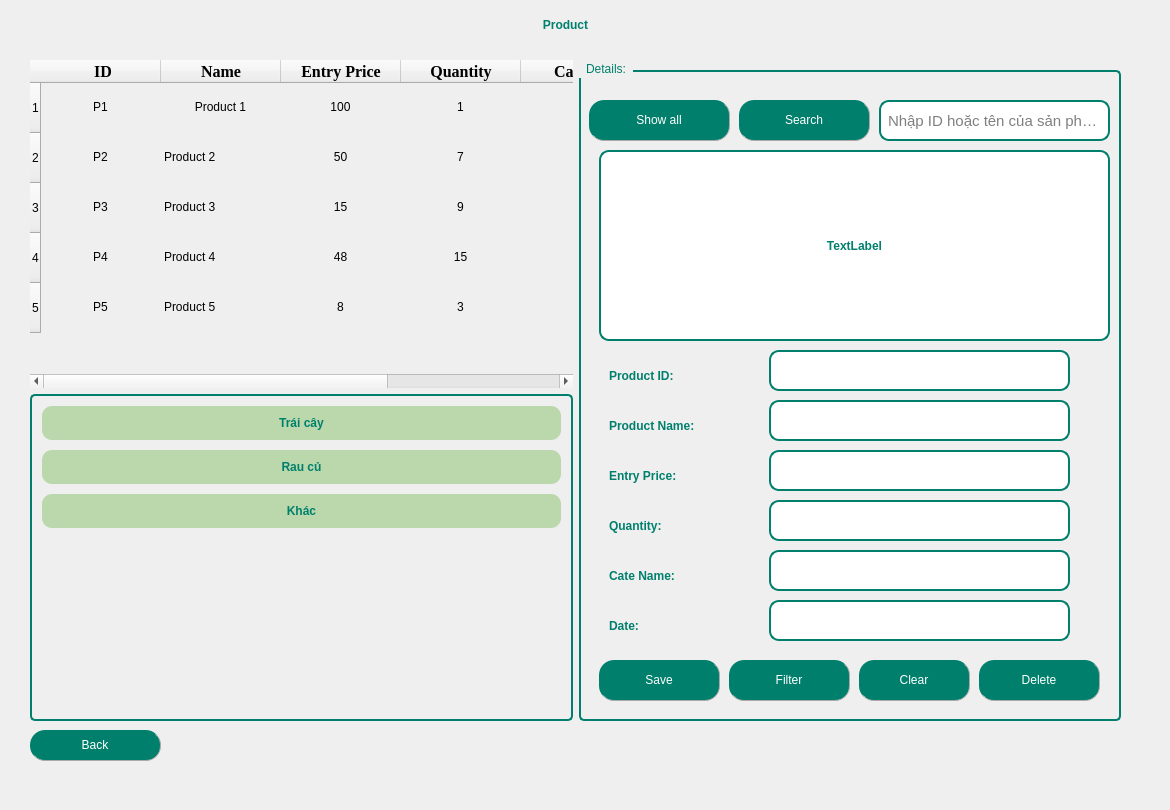
  <widget class="QWidget" name="centralwidget">
   <widget class="QLabel" name="label">
    <property name="geometry">
     <rect>
      <x>30</x>
      <y>0</y>
      <width>1071</width>
      <height>50</height>
     </rect>
    </property>
    <property name="sizePolicy">
     <sizepolicy hsizetype="Expanding" vsizetype="Expanding">
      <horstretch>0</horstretch>
      <verstretch>0</verstretch>
     </sizepolicy>
    </property>
    <property name="maximumSize">
     <size>
      <width>16777215</width>
      <height>50</height>
     </size>
    </property>
    <property name="focusPolicy">
     <enum>Qt::NoFocus</enum>
    </property>
    <property name="autoFillBackground">
     <bool>false</bool>
    </property>
    <property name="styleSheet">
     <string notr="true">QLabel {
	font: bold 22pt &quot;Tahoma&quot;;        /* Cỡ chữ */
    color: #00806c;             /* Màu chữ */
    font-weight: bold;      /* Chữ đậm */

}
</string>
    </property>
    <property name="frameShape">
     <enum>QFrame::NoFrame</enum>
    </property>
    <property name="frameShadow">
     <enum>QFrame::Plain</enum>
    </property>
    <property name="text">
     <string>Product</string>
    </property>
    <property name="scaledContents">
     <bool>false</bool>
    </property>
    <property name="alignment">
     <set>Qt::AlignCenter</set>
    </property>
   </widget>
   <widget class="QLabel" name="labelBackground">
    <property name="geometry">
     <rect>
      <x>0</x>
      <y>-30</y>
      <width>1161</width>
      <height>801</height>
     </rect>
    </property>
    <property name="text">
     <string/>
    </property>
    <property name="textFormat">
     <enum>Qt::PlainText</enum>
    </property>
    <property name="pixmap">
     <pixmap>../images_product/backgrproduct.gif</pixmap>
    </property>
    <property name="scaledContents">
     <bool>true</bool>
    </property>
   </widget>
   <widget class="QPushButton" name="pushButtonBack">
    <property name="geometry">
     <rect>
      <x>30</x>
      <y>730</y>
      <width>131</width>
      <height>31</height>
     </rect>
    </property>
    <property name="styleSheet">
     <string notr="true">QPushButton{
        border-radius: 15px;
		border-right: 1px solid #aaaaaa;
		border-bottom: 1px solid #aaaaaa;
		font: bold 12pt &quot;Tahoma&quot;; /* Chữ in đậm */

}

QPushButton:enabled {
		background-color: #00806c;
		color: White;
}

QPushButton:pressed {
		background-color: #dfc456;
		color: #fffffe;
}


QPushButton:hover:!pressed {
		background-color: #86ad6f;
		color: #0c2f70;
}

QPushButton:disabled {
		background-color: #aaaaaa;
		color: #ffffff;
}
</string>
    </property>
    <property name="text">
     <string>Back</string>
    </property>
    <property name="icon">
     <iconset>
      <normaloff>../images_product/all.png</normaloff>../images_product/all.png</iconset>
    </property>
    <property name="iconSize">
     <size>
      <width>25</width>
      <height>25</height>
     </size>
    </property>
    <property name="checkable">
     <bool>false</bool>
    </property>
    <property name="autoRepeat">
     <bool>false</bool>
    </property>
   </widget>
   <widget class="QWidget" name="horizontalLayoutWidget">
    <property name="geometry">
     <rect>
      <x>30</x>
      <y>60</y>
      <width>1091</width>
      <height>661</height>
     </rect>
    </property>
    <layout class="QHBoxLayout" name="horizontalLayout">
     <property name="sizeConstraint">
      <enum>QLayout::SetMaximumSize</enum>
     </property>
     <item>
      <layout class="QVBoxLayout" name="verticalLayout_3">
       <item>
        <widget class="QTableWidget" name="tableWidgetProduct">
         <property name="enabled">
          <bool>true</bool>
         </property>
         <property name="maximumSize">
          <size>
           <width>700</width>
           <height>900</height>
          </size>
         </property>
         <property name="styleSheet">
          <string notr="true">QTableWidget {
    font: 11pt &quot;Tahoma&quot;;
    background: transparent;
}

QTableWidget::item:hover {
    background-color: white; /* Màu xanh nhạt khi di chuột */
}

QHeaderView::section:hover {
    background-color: #AED6F1; /* Màu xanh dương nhạt khi di chuột vào tiêu đề */
}
</string>
         </property>
         <property name="frameShape">
          <enum>QFrame::NoFrame</enum>
         </property>
         <property name="frameShadow">
          <enum>QFrame::Plain</enum>
         </property>
         <property name="horizontalScrollBarPolicy">
          <enum>Qt::ScrollBarAsNeeded</enum>
         </property>
         <property name="sizeAdjustPolicy">
          <enum>QAbstractScrollArea::AdjustIgnored</enum>
         </property>
         <property name="alternatingRowColors">
          <bool>false</bool>
         </property>
         <property name="selectionMode">
          <enum>QAbstractItemView::ContiguousSelection</enum>
         </property>
         <property name="selectionBehavior">
          <enum>QAbstractItemView::SelectRows</enum>
         </property>
         <property name="verticalScrollMode">
          <enum>QAbstractItemView::ScrollPerItem</enum>
         </property>
         <property name="showGrid">
          <bool>true</bool>
         </property>
         <property name="gridStyle">
          <enum>Qt::SolidLine</enum>
         </property>
         <property name="sortingEnabled">
          <bool>false</bool>
         </property>
         <property name="wordWrap">
          <bool>true</bool>
         </property>
         <property name="cornerButtonEnabled">
          <bool>true</bool>
         </property>
         <attribute name="horizontalHeaderVisible">
          <bool>true</bool>
         </attribute>
         <attribute name="horizontalHeaderCascadingSectionResizes">
          <bool>false</bool>
         </attribute>
         <attribute name="horizontalHeaderDefaultSectionSize">
          <number>120</number>
         </attribute>
         <attribute name="horizontalHeaderHighlightSections">
          <bool>true</bool>
         </attribute>
         <attribute name="horizontalHeaderMinimumSectionSize">
          <number>70</number>
         </attribute>
         <attribute name="verticalHeaderVisible">
          <bool>true</bool>
         </attribute>
         <attribute name="verticalHeaderCascadingSectionResizes">
          <bool>false</bool>
         </attribute>
         <attribute name="verticalHeaderDefaultSectionSize">
          <number>50</number>
         </attribute>
         <attribute name="verticalHeaderHighlightSections">
          <bool>true</bool>
         </attribute>
         <attribute name="verticalHeaderMinimumSectionSize">
          <number>50</number>
         </attribute>
         <attribute name="verticalHeaderShowSortIndicator" stdset="0">
          <bool>false</bool>
         </attribute>
         <attribute name="verticalHeaderStretchLastSection">
          <bool>false</bool>
         </attribute>
         <row>
          <property name="text">
           <string>1</string>
          </property>
         </row>
         <row>
          <property name="text">
           <string>2</string>
          </property>
         </row>
         <row>
          <property name="text">
           <string>3</string>
          </property>
         </row>
         <row>
          <property name="text">
           <string>4</string>
          </property>
         </row>
         <row>
          <property name="text">
           <string>5</string>
          </property>
         </row>
         <column>
          <property name="text">
           <string> ID</string>
          </property>
          <property name="font">
           <font>
            <family>Times New Roman</family>
            <pointsize>12</pointsize>
            <weight>75</weight>
            <bold>true</bold>
           </font>
          </property>
          <property name="textAlignment">
           <set>AlignCenter</set>
          </property>
          <property name="background">
           <color>
            <red>255</red>
            <green>255</green>
            <blue>255</blue>
           </color>
          </property>
         </column>
         <column>
          <property name="text">
           <string>Name</string>
          </property>
          <property name="font">
           <font>
            <family>Times New Roman</family>
            <pointsize>12</pointsize>
            <weight>75</weight>
            <bold>true</bold>
           </font>
          </property>
          <property name="textAlignment">
           <set>AlignCenter</set>
          </property>
         </column>
         <column>
          <property name="text">
           <string>Entry Price</string>
          </property>
          <property name="font">
           <font>
            <family>Times New Roman</family>
            <pointsize>12</pointsize>
            <weight>75</weight>
            <bold>true</bold>
           </font>
          </property>
          <property name="textAlignment">
           <set>AlignCenter</set>
          </property>
         </column>
         <column>
          <property name="text">
           <string>Quantity</string>
          </property>
          <property name="font">
           <font>
            <family>Times New Roman</family>
            <pointsize>12</pointsize>
            <weight>75</weight>
            <bold>true</bold>
           </font>
          </property>
          <property name="textAlignment">
           <set>AlignCenter</set>
          </property>
         </column>
         <column>
          <property name="text">
           <string>Cate ID</string>
          </property>
          <property name="font">
           <font>
            <family>Times New Roman</family>
            <pointsize>12</pointsize>
            <weight>75</weight>
            <bold>true</bold>
           </font>
          </property>
          <property name="textAlignment">
           <set>AlignCenter</set>
          </property>
         </column>
         <column>
          <property name="text">
           <string>Date</string>
          </property>
          <property name="font">
           <font>
            <family>Times New Roman</family>
            <pointsize>12</pointsize>
            <weight>75</weight>
            <bold>true</bold>
           </font>
          </property>
          <property name="textAlignment">
           <set>AlignCenter</set>
          </property>
         </column>
         <item row="0" column="0">
          <property name="text">
           <string>P1</string>
          </property>
          <property name="textAlignment">
           <set>AlignCenter</set>
          </property>
         </item>
         <item row="0" column="1">
          <property name="text">
           <string>Product 1</string>
          </property>
          <property name="textAlignment">
           <set>AlignCenter</set>
          </property>
         </item>
         <item row="0" column="2">
          <property name="text">
           <string>100</string>
          </property>
          <property name="textAlignment">
           <set>AlignCenter</set>
          </property>
         </item>
         <item row="0" column="3">
          <property name="text">
           <string>1</string>
          </property>
          <property name="textAlignment">
           <set>AlignCenter</set>
          </property>
         </item>
         <item row="0" column="4">
          <property name="text">
           <string>C1</string>
          </property>
          <property name="textAlignment">
           <set>AlignCenter</set>
          </property>
         </item>
         <item row="1" column="0">
          <property name="text">
           <string>P2</string>
          </property>
          <property name="textAlignment">
           <set>AlignCenter</set>
          </property>
         </item>
         <item row="1" column="1">
          <property name="text">
           <string>Product 2</string>
          </property>
         </item>
         <item row="1" column="2">
          <property name="text">
           <string>50</string>
          </property>
          <property name="textAlignment">
           <set>AlignCenter</set>
          </property>
         </item>
         <item row="1" column="3">
          <property name="text">
           <string>7</string>
          </property>
          <property name="textAlignment">
           <set>AlignCenter</set>
          </property>
         </item>
         <item row="1" column="4">
          <property name="text">
           <string>C2</string>
          </property>
          <property name="textAlignment">
           <set>AlignCenter</set>
          </property>
         </item>
         <item row="2" column="0">
          <property name="text">
           <string>P3</string>
          </property>
          <property name="textAlignment">
           <set>AlignCenter</set>
          </property>
         </item>
         <item row="2" column="1">
          <property name="text">
           <string>Product 3</string>
          </property>
         </item>
         <item row="2" column="2">
          <property name="text">
           <string>15</string>
          </property>
          <property name="textAlignment">
           <set>AlignCenter</set>
          </property>
         </item>
         <item row="2" column="3">
          <property name="text">
           <string>9</string>
          </property>
          <property name="textAlignment">
           <set>AlignCenter</set>
          </property>
         </item>
         <item row="2" column="4">
          <property name="text">
           <string>C2</string>
          </property>
          <property name="textAlignment">
           <set>AlignCenter</set>
          </property>
         </item>
         <item row="3" column="0">
          <property name="text">
           <string>P4</string>
          </property>
          <property name="textAlignment">
           <set>AlignCenter</set>
          </property>
         </item>
         <item row="3" column="1">
          <property name="text">
           <string>Product 4</string>
          </property>
         </item>
         <item row="3" column="2">
          <property name="text">
           <string>48</string>
          </property>
          <property name="textAlignment">
           <set>AlignCenter</set>
          </property>
         </item>
         <item row="3" column="3">
          <property name="text">
           <string>15</string>
          </property>
          <property name="textAlignment">
           <set>AlignCenter</set>
          </property>
         </item>
         <item row="3" column="4">
          <property name="text">
           <string>C3</string>
          </property>
          <property name="textAlignment">
           <set>AlignCenter</set>
          </property>
         </item>
         <item row="4" column="0">
          <property name="text">
           <string>P5</string>
          </property>
          <property name="textAlignment">
           <set>AlignCenter</set>
          </property>
         </item>
         <item row="4" column="1">
          <property name="text">
           <string>Product 5</string>
          </property>
         </item>
         <item row="4" column="2">
          <property name="text">
           <string>8</string>
          </property>
          <property name="textAlignment">
           <set>AlignCenter</set>
          </property>
         </item>
         <item row="4" column="3">
          <property name="text">
           <string>3</string>
          </property>
          <property name="textAlignment">
           <set>AlignCenter</set>
          </property>
         </item>
         <item row="4" column="4">
          <property name="text">
           <string>C1</string>
          </property>
          <property name="textAlignment">
           <set>AlignCenter</set>
          </property>
         </item>
        </widget>
       </item>
       <item>
        <widget class="QListWidget" name="listWidgetCategory">
         <property name="enabled">
          <bool>true</bool>
         </property>
         <property name="maximumSize">
          <size>
           <width>700</width>
           <height>500</height>
          </size>
         </property>
         <property name="styleSheet">
          <string notr="true">QListWidget {
    border: 2px solid #00806c;  /* Viền xanh đậm */
    border-radius: 5px;  /* Bo góc nhẹ */
	background: transparent;
    font: bold 12pt &quot;Tahoma&quot;; /* Font chữ đậm */
    color: #00806c; /* Chữ xanh đậm */
    padding: 5px;
}

QListWidget::item {
    padding: 10px;
    border-radius: 10px; /* Bo góc item */
    background-color: rgb(186, 216, 171); /* Màu xanh nhạt */
    color: #00806c; /* Chữ xanh đậm */
    margin: 5px;
    text-align: center;
    transition: background 0.2s ease-in-out, color 0.2s ease-in-out;
}

QListWidget::item:hover {
    background: white; /* Khi di chuột vào, nền trắng */
    color: #00806c; /* Giữ chữ xanh đậm */
}

QListWidget::item:selected,
QListWidget::item:selected:active {
    background: #00806c; /* Nền xanh đậm khi chọn */
    color: white; /* Chữ trắng nổi bật */
    font-weight: bold;
    border: none; /* Bỏ viền */
    outline: none; /* Không hiển thị đường viền focus */
}
</string>
         </property>
         <property name="frameShape">
          <enum>QFrame::NoFrame</enum>
         </property>
         <property name="verticalScrollBarPolicy">
          <enum>Qt::ScrollBarAsNeeded</enum>
         </property>
         <property name="horizontalScrollBarPolicy">
          <enum>Qt::ScrollBarAsNeeded</enum>
         </property>
         <property name="flow">
          <enum>QListView::TopToBottom</enum>
         </property>
         <item>
          <property name="text">
           <string>Trái cây</string>
          </property>
          <property name="font">
           <font>
            <family>Tahoma</family>
            <weight>75</weight>
            <bold>true</bold>
           </font>
          </property>
          <property name="textAlignment">
           <set>AlignCenter</set>
          </property>
         </item>
         <item>
          <property name="text">
           <string>Rau củ</string>
          </property>
          <property name="font">
           <font>
            <family>Tahoma</family>
            <weight>75</weight>
            <bold>true</bold>
           </font>
          </property>
          <property name="textAlignment">
           <set>AlignCenter</set>
          </property>
         </item>
         <item>
          <property name="text">
           <string>Khác</string>
          </property>
          <property name="font">
           <font>
            <family>Tahoma</family>
            <weight>75</weight>
            <bold>true</bold>
           </font>
          </property>
          <property name="textAlignment">
           <set>AlignCenter</set>
          </property>
         </item>
        </widget>
       </item>
      </layout>
     </item>
     <item>
      <widget class="QGroupBox" name="groupBox">
       <property name="sizePolicy">
        <sizepolicy hsizetype="Expanding" vsizetype="Expanding">
         <horstretch>0</horstretch>
         <verstretch>0</verstretch>
        </sizepolicy>
       </property>
       <property name="maximumSize">
        <size>
         <width>700</width>
         <height>700</height>
        </size>
       </property>
       <property name="styleSheet">
        <string notr="true">QGroupBox {
    border: 2px solid #00806c; /* Viền xanh đậm */
    border-radius: 5px; /* Bo góc nhẹ */
    margin-top: 10px; /* Đẩy tiêu đề lên trên viền */
    font: bold 14pt &quot;Tahoma&quot;; /* Chữ in đậm */
    color: #00806c; /* Màu chữ xanh ngọc */

}

QGroupBox::title {
    subcontrol-origin: margin;
    subcontrol-position: top left; /* Tiêu đề nằm góc trái */
    padding: 2px 5px;
    border-radius: 3px;
}
QLabel {
	font: bold 12pt &quot;Tahoma&quot;;        /* Cỡ chữ */
    color: #00806c;             /* Màu chữ */
    font-weight: bold;      /* Chữ đậm */

}
QLineEdit {
    border: 2px solid #00806c; /* Viền xanh lá đậm */
    border-radius: 10px;       /* Bo tròn góc */
    padding: 5px;              /* Khoảng cách nội dung với viền */
    background-color: white;   /* Nền trắng */
	 font-size: 15px;        /* Cỡ chữ */
}</string>
       </property>
       <property name="title">
        <string>Details:</string>
       </property>
       <property name="alignment">
        <set>Qt::AlignLeading|Qt::AlignLeft|Qt::AlignVCenter</set>
       </property>
       <widget class="QLabel" name="label_2">
        <property name="geometry">
         <rect>
          <x>30</x>
          <y>300</y>
          <width>131</width>
          <height>31</height>
         </rect>
        </property>
        <property name="text">
         <string>Product ID:</string>
        </property>
       </widget>
       <widget class="QLineEdit" name="lineEditProductID">
        <property name="geometry">
         <rect>
          <x>190</x>
          <y>290</y>
          <width>301</width>
          <height>41</height>
         </rect>
        </property>
        <property name="echoMode">
         <enum>QLineEdit::Normal</enum>
        </property>
        <property name="clearButtonEnabled">
         <bool>true</bool>
        </property>
       </widget>
       <widget class="QLabel" name="label_3">
        <property name="geometry">
         <rect>
          <x>30</x>
          <y>350</y>
          <width>151</width>
          <height>31</height>
         </rect>
        </property>
        <property name="text">
         <string>Product Name:</string>
        </property>
       </widget>
       <widget class="QLineEdit" name="lineEditProductName">
        <property name="geometry">
         <rect>
          <x>190</x>
          <y>340</y>
          <width>301</width>
          <height>41</height>
         </rect>
        </property>
        <property name="clearButtonEnabled">
         <bool>true</bool>
        </property>
       </widget>
       <widget class="QLineEdit" name="lineEditPrice">
        <property name="geometry">
         <rect>
          <x>190</x>
          <y>390</y>
          <width>301</width>
          <height>41</height>
         </rect>
        </property>
        <property name="clearButtonEnabled">
         <bool>true</bool>
        </property>
       </widget>
       <widget class="QLabel" name="label_4">
        <property name="geometry">
         <rect>
          <x>30</x>
          <y>400</y>
          <width>121</width>
          <height>31</height>
         </rect>
        </property>
        <property name="text">
         <string>Entry Price:</string>
        </property>
       </widget>
       <widget class="QLineEdit" name="lineEditQuantity">
        <property name="geometry">
         <rect>
          <x>190</x>
          <y>440</y>
          <width>301</width>
          <height>41</height>
         </rect>
        </property>
        <property name="clearButtonEnabled">
         <bool>true</bool>
        </property>
       </widget>
       <widget class="QLabel" name="label_5">
        <property name="geometry">
         <rect>
          <x>30</x>
          <y>450</y>
          <width>121</width>
          <height>31</height>
         </rect>
        </property>
        <property name="text">
         <string>Quantity:</string>
        </property>
       </widget>
       <widget class="QLineEdit" name="lineEditCateID">
        <property name="geometry">
         <rect>
          <x>190</x>
          <y>490</y>
          <width>301</width>
          <height>41</height>
         </rect>
        </property>
        <property name="clearButtonEnabled">
         <bool>true</bool>
        </property>
       </widget>
       <widget class="QLabel" name="label_6">
        <property name="geometry">
         <rect>
          <x>30</x>
          <y>500</y>
          <width>121</width>
          <height>31</height>
         </rect>
        </property>
        <property name="text">
         <string>Cate Name:</string>
        </property>
       </widget>
       <widget class="QPushButton" name="pushButtonSave">
        <property name="geometry">
         <rect>
          <x>20</x>
          <y>600</y>
          <width>121</width>
          <height>41</height>
         </rect>
        </property>
        <property name="styleSheet">
         <string notr="true">QPushButton{
        border-radius: 15px;
		border-right: 1px solid #aaaaaa;
		border-bottom: 1px solid #aaaaaa;
		font: bold 12pt &quot;Tahoma&quot;; /* Chữ in đậm */

}

QPushButton:enabled {
		background-color: #00806c;
		color: White;
}

QPushButton:pressed {
		background-color: #dfc456;
		color: #fffffe;
}


QPushButton:hover:!pressed {
		background-color: #86ad6f;
		color: #0c2f70;
}

QPushButton:disabled {
		background-color: #aaaaaa;
		color: #ffffff;
}
</string>
        </property>
        <property name="text">
         <string>Save</string>
        </property>
        <property name="icon">
         <iconset>
          <normaloff>../images_product/save (2).png</normaloff>../images_product/save (2).png</iconset>
        </property>
        <property name="iconSize">
         <size>
          <width>25</width>
          <height>25</height>
         </size>
        </property>
       </widget>
       <widget class="QPushButton" name="pushButtonClear">
        <property name="geometry">
         <rect>
          <x>280</x>
          <y>600</y>
          <width>111</width>
          <height>41</height>
         </rect>
        </property>
        <property name="styleSheet">
         <string notr="true">QPushButton{
        border-radius: 15px;
		border-right: 1px solid #aaaaaa;
		border-bottom: 1px solid #aaaaaa;
		font: bold 12pt &quot;Tahoma&quot;; /* Chữ in đậm */

}

QPushButton:enabled {
		background-color: #00806c;
		color: White;
}

QPushButton:pressed {
		background-color: #dfc456;
		color: #fffffe;
}


QPushButton:hover:!pressed {
		background-color: #86ad6f;
		color: #0c2f70;
}

QPushButton:disabled {
		background-color: #aaaaaa;
		color: #ffffff;
}
</string>
        </property>
        <property name="text">
         <string>Clear</string>
        </property>
        <property name="icon">
         <iconset>
          <normaloff>../images_product/745192.png</normaloff>../images_product/745192.png</iconset>
        </property>
        <property name="iconSize">
         <size>
          <width>25</width>
          <height>25</height>
         </size>
        </property>
       </widget>
       <widget class="QPushButton" name="pushButtonDelete">
        <property name="geometry">
         <rect>
          <x>400</x>
          <y>600</y>
          <width>121</width>
          <height>41</height>
         </rect>
        </property>
        <property name="styleSheet">
         <string notr="true">QPushButton{
        border-radius: 15px;
		border-right: 1px solid #aaaaaa;
		border-bottom: 1px solid #aaaaaa;
		font: bold 12pt &quot;Tahoma&quot;; /* Chữ in đậm */

}

QPushButton:enabled {
		background-color: #00806c;
		color: White;
}

QPushButton:pressed {
		background-color: #dfc456;
		color: #fffffe;
}


QPushButton:hover:!pressed {
		background-color: #86ad6f;
		color: #0c2f70;
}

QPushButton:disabled {
		background-color: #aaaaaa;
		color: #ffffff;
}
</string>
        </property>
        <property name="text">
         <string>Delete</string>
        </property>
        <property name="icon">
         <iconset>
          <normaloff>../images_product/de.png</normaloff>../images_product/de.png</iconset>
        </property>
        <property name="iconSize">
         <size>
          <width>25</width>
          <height>25</height>
         </size>
        </property>
       </widget>
       <widget class="QPushButton" name="pushButtonFilterDate">
        <property name="geometry">
         <rect>
          <x>150</x>
          <y>600</y>
          <width>121</width>
          <height>41</height>
         </rect>
        </property>
        <property name="styleSheet">
         <string notr="true">QPushButton{
        border-radius: 15px;
		border-right: 1px solid #aaaaaa;
		border-bottom: 1px solid #aaaaaa;
		font: bold 12pt &quot;Tahoma&quot;; /* Chữ in đậm */

}

QPushButton:enabled {
		background-color: #00806c;
		color: White;
}

QPushButton:pressed {
		background-color: #dfc456;
		color: #fffffe;
}


QPushButton:hover:!pressed {
		background-color: #86ad6f;
		color: #0c2f70;
}

QPushButton:disabled {
		background-color: #aaaaaa;
		color: #ffffff;
}
</string>
        </property>
        <property name="text">
         <string>Filter</string>
        </property>
        <property name="icon">
         <iconset>
          <normaloff>../images_product/filter--edit-512.webp</normaloff>../images_product/filter--edit-512.webp</iconset>
        </property>
        <property name="iconSize">
         <size>
          <width>25</width>
          <height>25</height>
         </size>
        </property>
       </widget>
       <widget class="QPushButton" name="pushButtonSearch">
        <property name="geometry">
         <rect>
          <x>160</x>
          <y>40</y>
          <width>131</width>
          <height>41</height>
         </rect>
        </property>
        <property name="styleSheet">
         <string notr="true">QPushButton{
        border-radius: 15px;
		border-right: 1px solid #aaaaaa;
		border-bottom: 1px solid #aaaaaa;
		font: bold 12pt &quot;Tahoma&quot;; /* Chữ in đậm */

}

QPushButton:enabled {
		background-color: #00806c;
		color: White;
}

QPushButton:pressed {
		background-color: #dfc456;
		color: #fffffe;
}


QPushButton:hover:!pressed {
		background-color: #86ad6f;
		color: #0c2f70;
}

QPushButton:disabled {
		background-color: #aaaaaa;
		color: #ffffff;
}
</string>
        </property>
        <property name="text">
         <string>Search</string>
        </property>
        <property name="icon">
         <iconset>
          <normaloff>../images_product/-_Magnifier-Search-Zoom--512.webp</normaloff>../images_product/-_Magnifier-Search-Zoom--512.webp</iconset>
        </property>
        <property name="iconSize">
         <size>
          <width>25</width>
          <height>25</height>
         </size>
        </property>
       </widget>
       <widget class="QPushButton" name="pushButtonShowall">
        <property name="geometry">
         <rect>
          <x>10</x>
          <y>40</y>
          <width>141</width>
          <height>41</height>
         </rect>
        </property>
        <property name="styleSheet">
         <string notr="true">QPushButton{
        border-radius: 15px;
		border-right: 1px solid #aaaaaa;
		border-bottom: 1px solid #aaaaaa;
		font: bold 12pt &quot;Tahoma&quot;; /* Chữ in đậm */

}

QPushButton:enabled {
		background-color: #00806c;
		color: White;
}

QPushButton:pressed {
		background-color: #dfc456;
		color: #fffffe;
}


QPushButton:hover:!pressed {
		background-color: #86ad6f;
		color: #0c2f70;
}

QPushButton:disabled {
		background-color: #aaaaaa;
		color: #ffffff;
}
</string>
        </property>
        <property name="text">
         <string>Show all</string>
        </property>
        <property name="icon">
         <iconset>
          <normaloff>../images_product/ic_fluent_select_all_on_24_regular-512.webp</normaloff>../images_product/ic_fluent_select_all_on_24_regular-512.webp</iconset>
        </property>
        <property name="iconSize">
         <size>
          <width>25</width>
          <height>25</height>
         </size>
        </property>
       </widget>
       <widget class="QLabel" name="label_7">
        <property name="geometry">
         <rect>
          <x>30</x>
          <y>550</y>
          <width>121</width>
          <height>31</height>
         </rect>
        </property>
        <property name="text">
         <string>Date:</string>
        </property>
       </widget>
       <widget class="QLineEdit" name="lineEditDate">
        <property name="geometry">
         <rect>
          <x>190</x>
          <y>540</y>
          <width>301</width>
          <height>41</height>
         </rect>
        </property>
        <property name="clearButtonEnabled">
         <bool>true</bool>
        </property>
       </widget>
       <widget class="QLabel" name="labelPhoto">
        <property name="geometry">
         <rect>
          <x>20</x>
          <y>90</y>
          <width>511</width>
          <height>191</height>
         </rect>
        </property>
        <property name="styleSheet">
         <string notr="true">    QLabel {
        border: 2px solid #00806c;  /* Viền màu xanh lá */
        border-radius: 10px;  /* Bo góc 10px */
        padding: 5px;  /* Tạo khoảng cách nội dung với viền */
		background-color: rgb(255, 255, 255);
		font: bold 12pt &quot;Tahoma&quot;;        /* Cỡ chữ */
    }</string>
        </property>
        <property name="text">
         <string>TextLabel</string>
        </property>
        <property name="alignment">
         <set>Qt::AlignCenter</set>
        </property>
       </widget>
       <widget class="QLineEdit" name="lineEditSearch">
        <property name="geometry">
         <rect>
          <x>300</x>
          <y>40</y>
          <width>231</width>
          <height>41</height>
         </rect>
        </property>
        <property name="placeholderText">
         <string>Nhập ID hoặc tên của sản phẩm</string>
        </property>
        <property name="clearButtonEnabled">
         <bool>true</bool>
        </property>
       </widget>
      </widget>
     </item>
    </layout>
   </widget>
   <zorder>labelBackground</zorder>
   <zorder>label</zorder>
   <zorder>horizontalLayoutWidget</zorder>
   <zorder>pushButtonBack</zorder>
  </widget>
